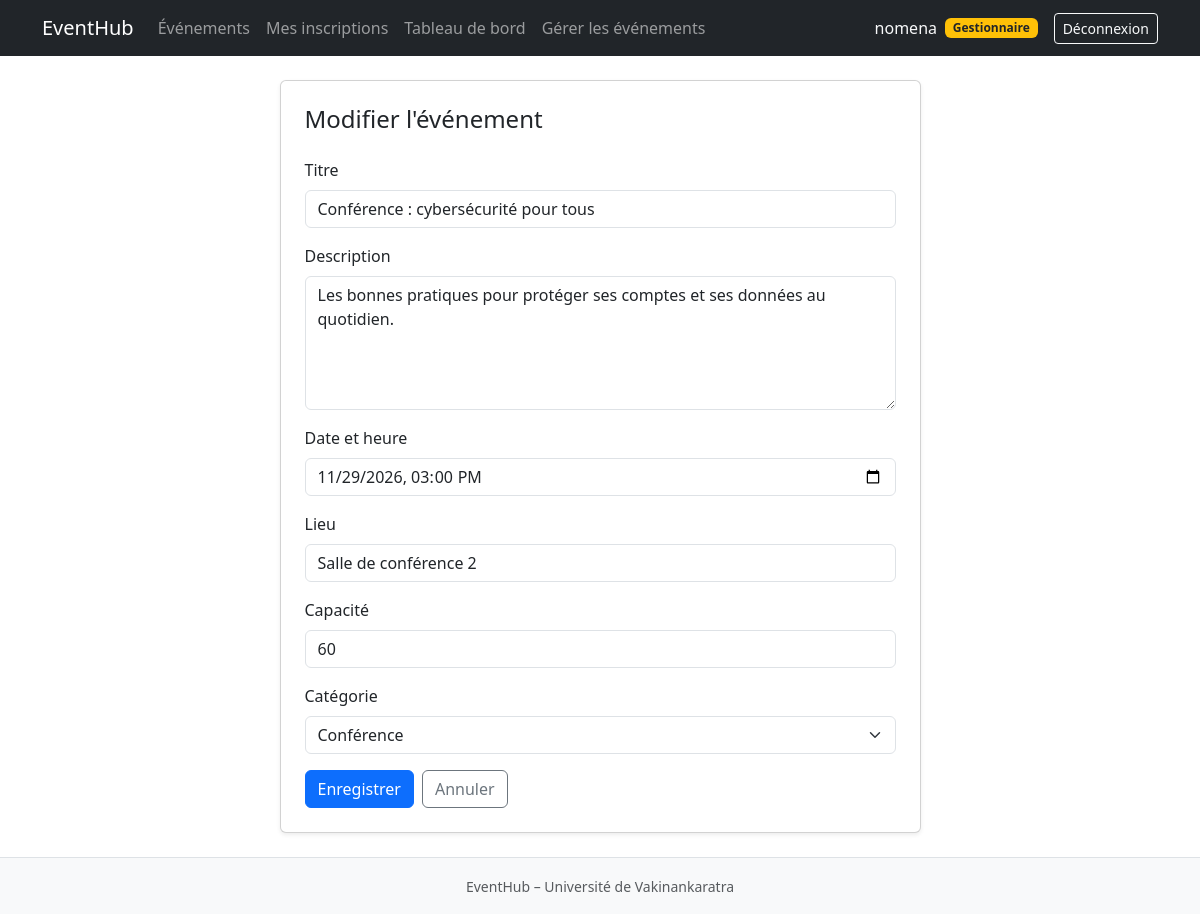
/gestion/evenements/18/modifier/ (signed in), run on the app's committed database.
### accounts/models.py (models this page shows)
class Utilisateur(AbstractUser):
    class Role(models.TextChoices):
        PARTICIPANT = "participant", "Participant"
        GESTIONNAIRE = "gestionnaire", "Gestionnaire"
    email = models.EmailField("adresse e-mail", unique=True)
    role = models.CharField(
        max_length=20,
        choices=Role.choices,
        default=Role.PARTICIPANT,
        db_index=True,
    )
    @property
    def est_gestionnaire(self):
        return self.is_superuser or self.role == self.Role.GESTIONNAIRE
    def __str__(self):
        return self.get_full_name() or self.username
    class Meta:
        verbose_name = "Utilisateur"
        verbose_name_plural = "Utilisateurs"
        ordering = ["username"]

### events/models.py (models this page shows, shortened)
class HorodatageModel(models.Model):
    date_creation = models.DateTimeField(auto_now_add=True)
    date_modification = models.DateTimeField(auto_now=True)
    class Meta:
        abstract = True

class Evenement(HorodatageModel):
    titre = models.CharField(max_length=200)
    description = models.TextField()
    date = models.DateTimeField(db_index=True)
    lieu = models.CharField(max_length=255)
    capacite = models.PositiveIntegerField(validators=[MinValueValidator(1)])
    categorie = models.ForeignKey(
        Categorie, on_delete=models.PROTECT, related_name="evenements"
    )
    cree_par = models.ForeignKey(
        settings.AUTH_USER_MODEL,
        on_delete=models.PROTECT,
        related_name="evenements_crees",
    )
    objects = EvenementQuerySet.as_manager()
    class Meta:
        verbose_name = "Événement"
        verbose_name_plural = "Événements"
        ordering = ["date"]
        constraints = [
            models.CheckConstraint(
                condition=Q(capacite__gte=1),
                name="evenement_capacite_positive",
            )
        ]

### events/views_gestion.py (the view)
# urls.py: path("gestion/evenements/<int:pk>/modifier/", views_gestion.EvenementUpdateView.as_view(), name="modifier"),
class EvenementUpdateView(EvenementFormMixin, UpdateView):
    titre_page = "Modifier l'événement"
    message_succes = "L'événement a été modifié."

### events/forms.py
class EvenementForm(forms.ModelForm):
    class Meta:
        model = Evenement
        fields = ["titre", "description", "date", "lieu", "capacite", "categorie"]
        labels = {
            "date": "Date et heure",
            "capacite": "Capacité",
            "categorie": "Catégorie",
        }
        widgets = {
            "titre": forms.TextInput(attrs={"class": "form-control"}),
            "description": forms.Textarea(attrs={"class": "form-control", "rows": 5}),
            "date": forms.DateTimeInput(
                attrs={"class": "form-control", "type": "datetime-local"},
                format="%Y-%m-%dT%H:%M",
            ),
            "lieu": forms.TextInput(attrs={"class": "form-control"}),
            "capacite": forms.NumberInput(attrs={"class": "form-control", "min": 1}),
            "categorie": forms.Select(attrs={"class": "form-select"}),
        }
    def __init__(self, *args, **kwargs):
        super().__init__(*args, **kwargs)
        self.fields["date"].input_formats = ["%Y-%m-%dT%H:%M", "%Y-%m-%d %H:%M"]

### events/models.py (called while the page is built)
    def __str__(self):
        return self.nom

### events/permissions.py (called while the page is built)
    def test_func(self):
        return self.request.user.est_gestionnaire

### events/views_gestion.py (called while the page is built)
    def get_context_data(self, **kwargs):
        contexte = super().get_context_data(**kwargs)
        contexte["titre_page"] = self.titre_page
        return contexte

### templates/evenements/gestion/formulaire.html (shortened to what this page needs)
{% extends "base.html" %}
{% block content %}
<div class="row justify-content-center">
    <div class="col-lg-7">
        <div class="card shadow-sm">
            <div class="card-body p-4">
                <h1 class="h4 mb-4">{{ titre_page }}</h1>
                <form method="post" novalidate>
                    {% for champ in form %}
                        <div class="mb-3">
                            <label for="{{ champ.id_for_label }}" class="form-label">{{ champ.label }}</label>
                            {{ champ }}
                        </div>
                    {% endfor %}
                    <div class="d-flex gap-2">
                        <button type="submit" class="btn btn-primary">Enregistrer</button>
                        <a href="{% url 'evenements:gestion_liste' %}" class="btn btn-outline-secondary">Annuler</a>
                    </div>
                </form>
            </div>
        </div>
    </div>
</div>
{% endblock %}

### templates/base.html (shortened to what this page needs)
{% load static %}
<!DOCTYPE html>
<html lang="fr">
<head>
    <link rel="stylesheet" href="{% static 'css/bootstrap.min.css' %}">
</head>
<body class="d-flex flex-column min-vh-100">
<nav class="navbar navbar-expand-lg navbar-dark bg-dark">
    <div class="container">
        <a class="navbar-brand" href="/">EventHub</a>
        <div class="collapse navbar-collapse" id="menu">
    <ul class="navbar-nav me-auto">
    <li class="nav-item">
        <a class="nav-link" href="{% url 'evenements:liste' %}">Événements</a>
    </li>
    {% if user.is_authenticated %}
    <li class="nav-item">
        <a class="nav-link" href="{% url 'evenements:mes_inscriptions' %}">Mes inscriptions</a>
    </li>
    {% endif %}
    {% if user.is_authenticated and user.est_gestionnaire %}
<li class="nav-item">
    <a class="nav-link" href="{% url 'evenements:tableau_de_bord' %}">Tableau de bord</a>
</li>
<li class="nav-item">
    <a class="nav-link" href="{% url 'evenements:gestion_liste' %}">Gérer les événements</a>
</li>
{% endif %}
</ul>
    <ul class="navbar-nav">
        {% if user.is_authenticated %}
        <li class="nav-item d-flex align-items-center text-light me-3">
            {{ user }}
            {% if user.est_gestionnaire %}
                <span class="badge bg-warning text-dark ms-2">Gestionnaire</span>
            {% endif %}
        </li>
        <li class="nav-item">
            <form method="post" action="{% url 'accounts:deconnexion' %}">
                <button type="submit" class="btn btn-outline-light btn-sm">Déconnexion</button>
            </form>
        </li>
        {% endif %}
    </ul>
</div>
    </div>
</nav>
<main class="container my-4 flex-grow-1">
    {% block content %}{% endblock %}
</main>
<footer class="bg-light text-center py-3 border-top">
    <small class="text-muted">EventHub – Université de Vakinankaratra</small>
</footer>
</body>
</html>

### data on the page
Utilisateur: first_name+last_name+username "nomena"
Evenement: form "Conférence : cybersécurité pour tous" "Les bonnes pratiques pour protéger ses comptes et ses données au quotidien." "11/29/2026 15:00" "Salle de conférence 2" "60" "Conférence"

### other printed values
{{ titre_page }} "Modifier l'événement"
{{ champ.label }} "Titre" "Description" "Date et heure" "Lieu" "Capacité" "Catégorie"
